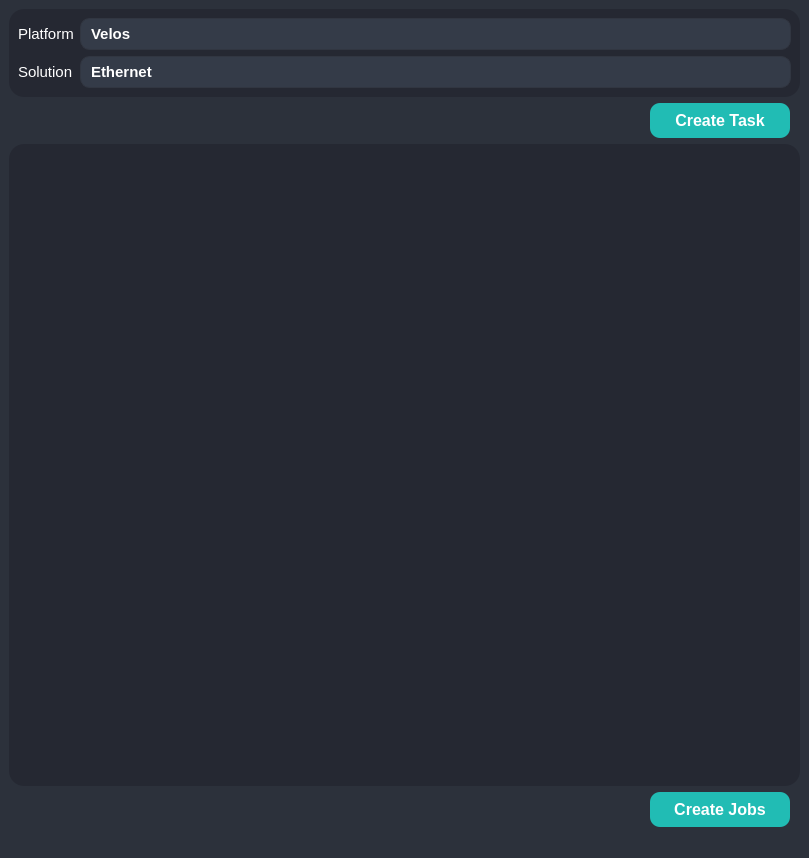
<?xml version="1.0" encoding="UTF-8"?>
<ui version="4.0">
 <class>MainWindow</class>
 <widget class="QMainWindow" name="MainWindow">
  <property name="geometry">
   <rect>
    <x>0</x>
    <y>0</y>
    <width>809</width>
    <height>858</height>
   </rect>
  </property>
  <property name="windowTitle">
   <string>MainWindow</string>
  </property>
  <property name="styleSheet">
   <string notr="true">QWidget{
	background-color: rgb(44, 49, 59);
	color: white;
}

#MainWindow, #scrollAreaWidgetContents{
	background-color: rgb(44, 49, 59);
}</string>
  </property>
  <widget class="QWidget" name="centralwidget">
   <property name="styleSheet">
    <string notr="true">/* QFrame */
QFrame {
	border-radius: 15px;
	background-color: rgb(37, 40, 50);
}
/* Label */
QLabel{
	color: rgb(255, 255, 255);
}
/* ToolButton */
QToolButton {
	border: 0px;
	width: 28px;
	height: 28px;
	background-color: transparent;
	color: rgb(255, 255, 255);
	border-radius: 15px;
}
QToolButton:hover {
	background-color: rgb(57, 65, 80);
	border: 2px solid rgb(61, 70, 86);
}
QToolButton:pressed {
	background-color: rgb(35, 40, 49);
	border: 2px solid rgb(43, 50, 61);
}
/* Button */
QPushButton {
	border: 0px solid rgb(52, 59, 72);
	background-color: rgb(52, 59, 72);
	color: rgb(255, 255, 255);
	border-radius: 10px;
	margin-right:10px;
}
QPushButton:hover {
	background-color: rgb(57, 65, 80);
	border: 5px solid transparent;
}
QPushButton:pressed {
	background-color: rgb(35, 40, 49);
	border: 7px solid transparent;
}
QPushButton:disabled {
	background-color: rgb(102, 109, 122);
	color: rgb(168, 168, 168);
}
/* ComboBox */
QScrollBar:horizontal {
	border: none;
	background: rgb(52, 59, 72);
	height: 14px;
	margin: 0px 21px 0 21px;
	border-radius: 0px;
}
QFrame QScrollBar:vertical {
	border: none;
	background: rgb(52, 59, 72);
	width: 14px;
	margin: 21px 0 21px 0;
	border-radius: 0px;
}

QScrollBar::handle:horizontal {
	background: rgb(85, 170, 255);
	min-width: 25px;
	border-radius: 7px
}
QScrollBar::add-line:horizontal {
	border: none;
	background: rgb(55, 63, 77);
	width: 20px;
	border-top-right-radius: 7px;
	border-bottom-right-radius: 7px;
	subcontrol-position: right;
	subcontrol-origin: margin;
}
QScrollBar::sub-line:horizontal {
	border: none;
	background: rgb(55, 63, 77);
	width: 20px;
	border-top-left-radius: 7px;
	border-bottom-left-radius: 7px;
	subcontrol-position: left;
	subcontrol-origin: margin;
}
QScrollBar::up-arrow:horizontal, QScrollBar::down-arrow:horizontal
{
	background: none;
}
QScrollBar::add-page:horizontal, QScrollBar::sub-page:horizontal
{
	background: none;
}
QScrollBar::handle:vertical {
	background: rgb(85, 170, 255);
	min-height: 25px;
	border-radius: 7px
}
QScrollBar::add-line:vertical {
	border: none;
	background: rgb(55, 63, 77);
	height: 20px;
	border-bottom-left-radius: 7px;
	border-bottom-right-radius: 7px;
	subcontrol-position: bottom;
	subcontrol-origin: margin;
}
QScrollBar::sub-line:vertical {
	border: none;
	background: rgb(55, 63, 77);
	height: 20px;
	border-top-left-radius: 7px;
	border-top-right-radius: 7px;
	subcontrol-position: top;
	subcontrol-origin: margin;
}
QScrollBar::up-arrow:vertical, QScrollBar::down-arrow:vertical {
	background: none;
}
QScrollBar::add-page:vertical, QScrollBar::sub-page:vertical {
	background: none;
}
QComboBox {
	background-color: rgb(52, 59, 72);
	border: 1px solid rgb(49, 54, 65);
	height: 30px;
	border-radius: 10px;
	padding-left: 10px;
	padding-right: 15px;
	color: rgb(255, 255, 255);
}
QComboBox QAbstractItemView {
    background-color:rgb(27, 29, 35);
	border: 0px;
	color: #fff;
    selection-background-color: rgb(22, 51, 79);
    outline: none;
}
QComboBox QAbstractItemView::item:selected {
    background-color: rgb(22, 51, 79);
}
QComboBox::drop-down {
	border: 0px;
}
QComboBox::down-arrow{
	image: url(&quot;:/icons/icons/cil-chevron-bottom.png&quot;);
	width:15px;
	height:15px;
	margin-right:15px;
}
QComboBox:on {
	border: 0px solid rgb(61, 70, 86);
	background-color: rgb(57, 65, 80)
}
QComboBox QListView {
	background-color: rgb(27, 29, 35);
	border-radius: 10px;
	color: #FFF;
	padding: 10px;
}
QComboBox:disabled {
	background-color: #808080;
}
/* QGroupBox  */
QGroupBox::title{
	color: rgb(255, 255, 255);
	margin-top: 10px;
	bottom: 20px;
}
QGroupBox{
	margin-top: 10px;
	background-color: transparent;
    border: 1px solid rgb(255, 255, 255);
	padding-top: 20px;
}
/* LineEdit */
QLineEdit{
	border: 0px solid rgb(37, 39, 48);
	height: 30px;
	border-radius: 15px;
	color: white;
	padding-left: 20px;
	padding-right: 20px;
	background-color: rgb(27, 29, 35);
}
QLineEdit:hover{
	border: 2px solid rgb(64, 71, 88)
}
QLineEdit:focus{
	border: 3px solid rgb(91, 101, 124);
	color: white;
}
QLineEdit:disabled {
	background-color: #808080;
}
/* Table */
QFrame QScrollBar:horizontal {
    border: none;
    background: rgb(52, 59, 72);
    height: 14px;
    margin: 0px 21px 0 21px;
	border-radius: 0px;
}
 QFrame QScrollBar:vertical {
	border: none;
    background: rgb(52, 59, 72);
    width: 14px;
    margin: 21px 0 21px 0;
	border-radius: 0px;
 }

QScrollBar::handle:horizontal {
    background: rgb(85, 170, 255);
    min-width: 25px;
	border-radius: 7px
}
QScrollBar::add-line:horizontal {
    border: none;
    background: rgb(55, 63, 77);
    width: 20px;
	border-top-right-radius: 7px;
    border-bottom-right-radius: 7px;
    subcontrol-position: right;
    subcontrol-origin: margin;
}
QScrollBar::sub-line:horizontal {
    border: none;
    background: rgb(55, 63, 77);
    width: 20px;
	border-top-left-radius: 7px;
    border-bottom-left-radius: 7px;
    subcontrol-position: left;
    subcontrol-origin: margin;
}
QScrollBar::up-arrow:horizontal, QScrollBar::down-arrow:horizontal
{
     background: none;
}
QScrollBar::add-page:horizontal, QScrollBar::sub-page:horizontal
{
     background: none;
}
 QScrollBar::handle:vertical {
	background: rgb(85, 170, 255);
    min-height: 25px;
	border-radius: 7px
 }
 QScrollBar::add-line:vertical {
     border: none;
    background: rgb(55, 63, 77);
     height: 20px;
	border-bottom-left-radius: 7px;
    border-bottom-right-radius: 7px;
     subcontrol-position: bottom;
     subcontrol-origin: margin;
 }
 QScrollBar::sub-line:vertical {
	border: none;
    background: rgb(55, 63, 77);
     height: 20px;
	border-top-left-radius: 7px;
    border-top-right-radius: 7px;
     subcontrol-position: top;
     subcontrol-origin: margin;
 }
 QScrollBar::up-arrow:vertical, QScrollBar::down-arrow:vertical {
     background: none;
 }
 QScrollBar::add-page:vertical, QScrollBar::sub-page:vertical {
     background: none;
 }
QTableWidget {
	background-color: rgb(39, 44, 54);
	padding: 10px;
	border-radius: 10px;
	gridline-color: rgb(49, 54, 65);
}
QTableWidget::item:selected{
	background-color: rgb(85, 170, 255);
	background-color: rgb(44, 49, 59);
}
QHeaderView::section{
	Background-color: rgb(39, 44, 54);
	border: 1px solid rgb(44, 49, 60);
	color: white;
	border-style: none;
    border-bottom: 1px solid rgb(44, 49, 60);
    border-right: 1px solid rgb(44, 49, 60);
}
/* Tab */
QTabBar::tab{
	height:35px;
}
QTabWidget::pane {
 	border: 0px solid rgb(39, 44, 54);
 	color: rgb(255, 255, 255);
}
QTabBar::tab:selected{
	background-color:rgb(39, 44, 54);
 	color: rgb(255, 255, 255);
}
QTabBar::tab:!selected{
	background-color: rgb(30, 35, 45);
 	color: rgb(255, 255, 255);
}
QTabBar::tab:!selected:hover{
	background-color: rgb(85, 170, 255);
 	color: rgb(255, 255, 255);
}
/* Splitter */
QSplitter::handle{
	background-color: gray;
}</string>
   </property>
   <layout class="QGridLayout" name="gridLayout_2">
    <item row="0" column="0">
     <layout class="QGridLayout" name="gridLayout">
      <item row="0" column="0" colspan="2">
       <widget class="QFrame" name="config_frame_2">
        <property name="sizePolicy">
         <sizepolicy hsizetype="Expanding" vsizetype="Fixed">
          <horstretch>0</horstretch>
          <verstretch>0</verstretch>
         </sizepolicy>
        </property>
        <property name="maximumSize">
         <size>
          <width>16777215</width>
          <height>134</height>
         </size>
        </property>
        <property name="frameShape">
         <enum>QFrame::StyledPanel</enum>
        </property>
        <property name="frameShadow">
         <enum>QFrame::Raised</enum>
        </property>
        <layout class="QGridLayout" name="gridLayout_4">
         <item row="0" column="0">
          <layout class="QFormLayout" name="formLayout_2">
           <item row="0" column="0">
            <widget class="QLabel" name="directoryLabel_2">
             <property name="sizePolicy">
              <sizepolicy hsizetype="Expanding" vsizetype="Expanding">
               <horstretch>0</horstretch>
               <verstretch>0</verstretch>
              </sizepolicy>
             </property>
             <property name="font">
              <font>
               <family>MS Shell Dlg 2</family>
               <pointsize>11</pointsize>
               <weight>50</weight>
               <italic>false</italic>
               <bold>false</bold>
              </font>
             </property>
             <property name="lineWidth">
              <number>0</number>
             </property>
             <property name="text">
              <string>Platform</string>
             </property>
            </widget>
           </item>
           <item row="0" column="1">
            <widget class="QComboBox" name="comboBox_2">
             <property name="font">
              <font>
               <pointsize>11</pointsize>
               <weight>75</weight>
               <bold>true</bold>
              </font>
             </property>
             <item>
              <property name="text">
               <string>Velos</string>
              </property>
             </item>
             <item>
              <property name="text">
               <string>VPS</string>
              </property>
             </item>
            </widget>
           </item>
           <item row="1" column="0">
            <widget class="QLabel" name="platformLabel_3">
             <property name="font">
              <font>
               <family>MS Shell Dlg 2</family>
               <pointsize>11</pointsize>
               <weight>50</weight>
               <italic>false</italic>
               <bold>false</bold>
              </font>
             </property>
             <property name="text">
              <string>Solution</string>
             </property>
            </widget>
           </item>
           <item row="1" column="1">
            <widget class="QComboBox" name="platformComboBox_2">
             <property name="font">
              <font>
               <family>Nirmala UI</family>
               <pointsize>11</pointsize>
               <weight>75</weight>
               <italic>false</italic>
               <bold>true</bold>
              </font>
             </property>
             <property name="styleSheet">
              <string notr="true"/>
             </property>
             <item>
              <property name="text">
               <string>Ethernet</string>
              </property>
             </item>
             <item>
              <property name="text">
               <string>5G</string>
              </property>
             </item>
            </widget>
           </item>
          </layout>
         </item>
        </layout>
       </widget>
      </item>
      <item row="1" column="0">
       <spacer name="horizontalSpacer">
        <property name="orientation">
         <enum>Qt::Horizontal</enum>
        </property>
        <property name="sizeHint" stdset="0">
         <size>
          <width>548</width>
          <height>20</height>
         </size>
        </property>
       </spacer>
      </item>
      <item row="1" column="1">
       <widget class="QPushButton" name="pushButtonCreate">
        <property name="minimumSize">
         <size>
          <width>150</width>
          <height>35</height>
         </size>
        </property>
        <property name="font">
         <font>
          <pointsize>12</pointsize>
          <weight>75</weight>
          <bold>true</bold>
         </font>
        </property>
        <property name="styleSheet">
         <string notr="true">QPushButton {
	background-color: rgb(33, 188, 180);
}

QPushButton:hover {
	background-color: rgb(84, 195, 195);
}

QPushButton:pressed {
	background-color: rgb(25, 154, 147);
}

QPushButton:disabled {
	background-color: rgb(180, 180, 180);
	color: rgb(100, 100, 100);
}
</string>
        </property>
        <property name="text">
         <string>Create Task</string>
        </property>
       </widget>
      </item>
     </layout>
    </item>
    <item row="1" column="0">
     <widget class="QTabWidget" name="Tasks">
      <property name="palette">
       <palette>
        <active>
         <colorrole role="WindowText">
          <brush brushstyle="SolidPattern">
           <color alpha="255">
            <red>255</red>
            <green>255</green>
            <blue>255</blue>
           </color>
          </brush>
         </colorrole>
         <colorrole role="Button">
          <brush brushstyle="SolidPattern">
           <color alpha="255">
            <red>44</red>
            <green>49</green>
            <blue>59</blue>
           </color>
          </brush>
         </colorrole>
         <colorrole role="Text">
          <brush brushstyle="SolidPattern">
           <color alpha="255">
            <red>255</red>
            <green>255</green>
            <blue>255</blue>
           </color>
          </brush>
         </colorrole>
         <colorrole role="ButtonText">
          <brush brushstyle="SolidPattern">
           <color alpha="255">
            <red>255</red>
            <green>255</green>
            <blue>255</blue>
           </color>
          </brush>
         </colorrole>
         <colorrole role="Base">
          <brush brushstyle="SolidPattern">
           <color alpha="255">
            <red>44</red>
            <green>49</green>
            <blue>59</blue>
           </color>
          </brush>
         </colorrole>
         <colorrole role="Window">
          <brush brushstyle="SolidPattern">
           <color alpha="255">
            <red>44</red>
            <green>49</green>
            <blue>59</blue>
           </color>
          </brush>
         </colorrole>
        </active>
        <inactive>
         <colorrole role="WindowText">
          <brush brushstyle="SolidPattern">
           <color alpha="255">
            <red>255</red>
            <green>255</green>
            <blue>255</blue>
           </color>
          </brush>
         </colorrole>
         <colorrole role="Button">
          <brush brushstyle="SolidPattern">
           <color alpha="255">
            <red>44</red>
            <green>49</green>
            <blue>59</blue>
           </color>
          </brush>
         </colorrole>
         <colorrole role="Text">
          <brush brushstyle="SolidPattern">
           <color alpha="255">
            <red>255</red>
            <green>255</green>
            <blue>255</blue>
           </color>
          </brush>
         </colorrole>
         <colorrole role="ButtonText">
          <brush brushstyle="SolidPattern">
           <color alpha="255">
            <red>255</red>
            <green>255</green>
            <blue>255</blue>
           </color>
          </brush>
         </colorrole>
         <colorrole role="Base">
          <brush brushstyle="SolidPattern">
           <color alpha="255">
            <red>44</red>
            <green>49</green>
            <blue>59</blue>
           </color>
          </brush>
         </colorrole>
         <colorrole role="Window">
          <brush brushstyle="SolidPattern">
           <color alpha="255">
            <red>44</red>
            <green>49</green>
            <blue>59</blue>
           </color>
          </brush>
         </colorrole>
        </inactive>
        <disabled>
         <colorrole role="WindowText">
          <brush brushstyle="SolidPattern">
           <color alpha="255">
            <red>255</red>
            <green>255</green>
            <blue>255</blue>
           </color>
          </brush>
         </colorrole>
         <colorrole role="Button">
          <brush brushstyle="SolidPattern">
           <color alpha="255">
            <red>44</red>
            <green>49</green>
            <blue>59</blue>
           </color>
          </brush>
         </colorrole>
         <colorrole role="Text">
          <brush brushstyle="SolidPattern">
           <color alpha="255">
            <red>255</red>
            <green>255</green>
            <blue>255</blue>
           </color>
          </brush>
         </colorrole>
         <colorrole role="ButtonText">
          <brush brushstyle="SolidPattern">
           <color alpha="255">
            <red>255</red>
            <green>255</green>
            <blue>255</blue>
           </color>
          </brush>
         </colorrole>
         <colorrole role="Base">
          <brush brushstyle="SolidPattern">
           <color alpha="255">
            <red>44</red>
            <green>49</green>
            <blue>59</blue>
           </color>
          </brush>
         </colorrole>
         <colorrole role="Window">
          <brush brushstyle="SolidPattern">
           <color alpha="255">
            <red>44</red>
            <green>49</green>
            <blue>59</blue>
           </color>
          </brush>
         </colorrole>
        </disabled>
       </palette>
      </property>
      <property name="font">
       <font>
        <pointsize>10</pointsize>
        <weight>75</weight>
        <bold>true</bold>
       </font>
      </property>
      <property name="styleSheet">
       <string notr="true">
QTabWidget::pane{
border-color:none;
}
QTabWidget:tab-bar {
border-color:none;
}
QTabBar:tab:selected{
background-color:#282c37;
color:white;
}
QTabBar:tab:!selected{
background-color:#1b1d22;
color:white;
}
</string>
      </property>
      <property name="currentIndex">
       <number>-1</number>
      </property>
     </widget>
    </item>
    <item row="2" column="0">
     <layout class="QHBoxLayout" name="horizontalLayout">
      <item>
       <spacer name="horizontalSpacer_2">
        <property name="orientation">
         <enum>Qt::Horizontal</enum>
        </property>
        <property name="sizeHint" stdset="0">
         <size>
          <width>40</width>
          <height>20</height>
         </size>
        </property>
       </spacer>
      </item>
      <item>
       <widget class="QPushButton" name="pushButtonCreate_2">
        <property name="minimumSize">
         <size>
          <width>150</width>
          <height>35</height>
         </size>
        </property>
        <property name="font">
         <font>
          <pointsize>12</pointsize>
          <weight>75</weight>
          <bold>true</bold>
         </font>
        </property>
        <property name="styleSheet">
         <string notr="true">QPushButton {
	background-color: rgb(33, 188, 180);
}

QPushButton:hover {
	background-color: rgb(84, 195, 195);
}

QPushButton:pressed {
	background-color: rgb(25, 154, 147);
}

QPushButton:disabled {
	background-color: rgb(180, 180, 180);
	color: rgb(100, 100, 100);
}
</string>
        </property>
        <property name="text">
         <string>Create Jobs</string>
        </property>
       </widget>
      </item>
     </layout>
    </item>
   </layout>
  </widget>
  <widget class="QMenuBar" name="menubar">
   <property name="geometry">
    <rect>
     <x>0</x>
     <y>0</y>
     <width>809</width>
     <height>26</height>
    </rect>
   </property>
  </widget>
  <widget class="QStatusBar" name="statusbar"/>
 </widget>
 <resources/>
 <connections/>
</ui>
